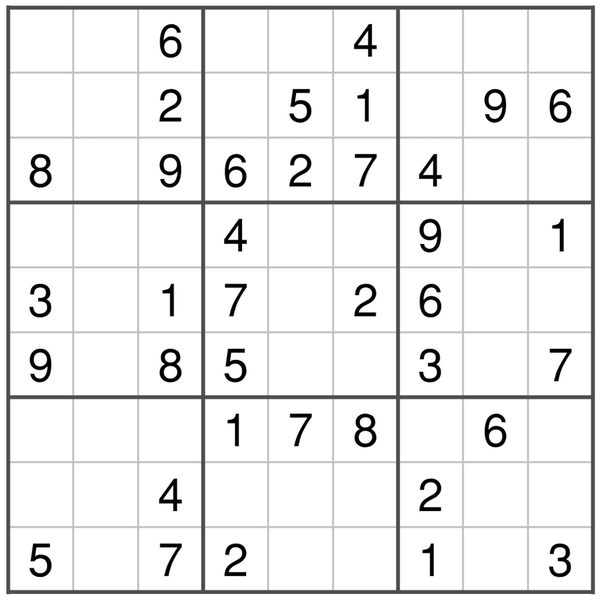
#> input picture Przechwytywanie.PNG, 600 x 601 px, found by its file name
$ python main.py
#> lines starting #> are read from the running program, lines starting #| are printed output that depends on the picture; after the words box and inside, x2 and y2 are one past the last pixel; in counts of white or black regions, pixels touching at a corner belong together
### image_read.py
import pytesseract
import PIL.Image
import cv2
import numpy as np

def extract_sudoku_cells(sudoku_grid):
    cell_height = sudoku_grid.shape[0] // 9
    cell_width = sudoku_grid.shape[1] // 9
    cells = []
    for row in range(9):
        for col in range(9):
            cell_y = row * cell_height + cell_height // 9
            cell_x = col * cell_width + cell_width // 9
            cell_h = cell_height - cell_height // 9
            cell_w = cell_width - cell_width // 9
            cell = sudoku_grid[cell_y:cell_y+cell_h, cell_x:cell_x+cell_w]
            cells.append(cell)
    return cells


image_name = "przechwytywanie.png"

# Image preparation
img = cv2.imread(image_name)
#> img is the input picture: shape (601, 600, 3); min 0, max 255, mean 236.6
gray = cv2.cvtColor(img, cv2.COLOR_BGR2GRAY)
blurred = cv2.GaussianBlur(img, (3, 3), 0)
thresh = cv2.adaptiveThreshold(gray, 255, cv2.ADAPTIVE_THRESH_GAUSSIAN_C, cv2.THRESH_BINARY_INV, 11, 2)
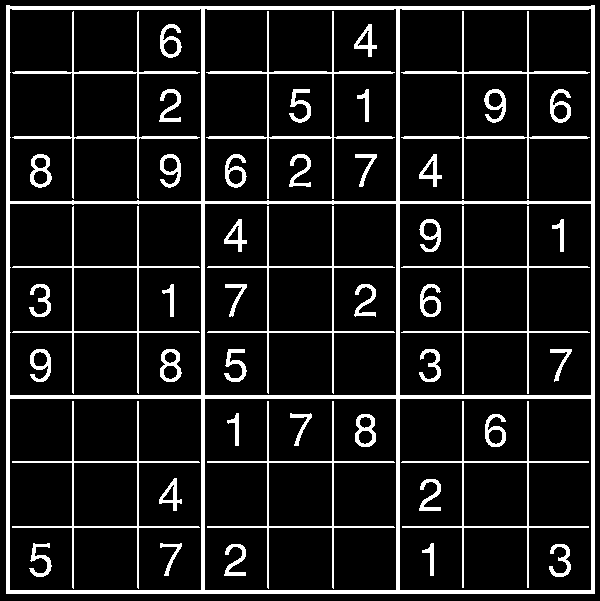
#> thresh: shape (601, 600); 11.8% white; 47 white regions, largest, box (x1, y1, x2, y2) and area: (6, 5, 595, 594) 18027, (206, 11, 395, 199) 1804, (401, 11, 590, 199) 1801

# defining grid
edges = cv2.Canny(thresh, 50, 150)
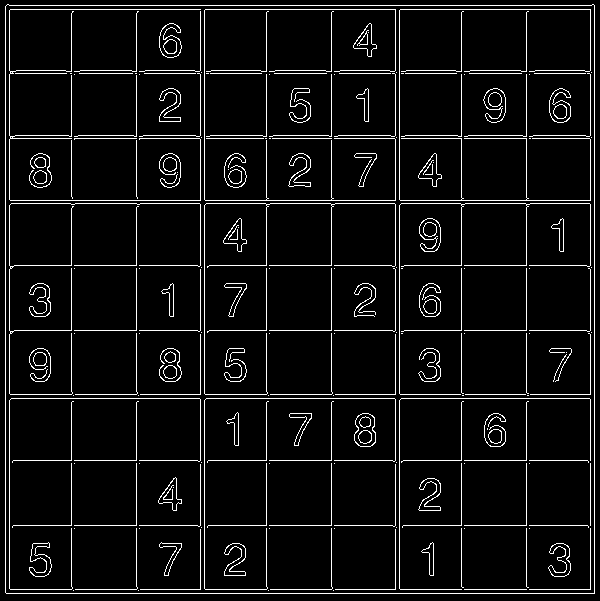
#> edges: shape (601, 600); 6.2% white in thin lines or dots
contours, _ = cv2.findContours(edges, cv2.RETR_EXTERNAL, cv2.CHAIN_APPROX_SIMPLE)
#> contours = 1 contour; box (x1, y1, x2, y2) and area: (5, 4, 595, 594) 346335
contour = max(contours, key=cv2.contourArea)
#> contour = contour of 11 points, box (x1, y1, x2, y2) (5, 4, 595, 594), area 346335
epsilon = 0.05 * cv2.arcLength(contour, True)
#> epsilon = 117.7
approx = cv2.approxPolyDP(contour, epsilon, True)
#> approx = [[7, 4], [5, 592], [594, 593], [594, 5]]
x, y, w, h = cv2.boundingRect(approx)
#> x = 5; y = 4; w = 590; h = 590
sudoku_grid = thresh[y:y+h, x:x+w]
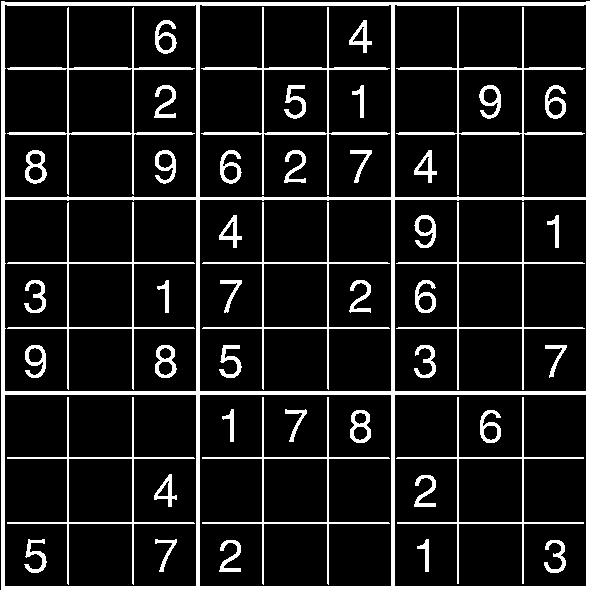
#> sudoku_grid: shape (590, 590); 12.2% white; 47 white regions, largest, box (x1, y1, x2, y2) and area: (1, 1, 590, 590) 18027, (201, 7, 390, 195) 1804, (396, 7, 585, 195) 1801

# extracting cells and ocr processing
myconfig = r"--psm 10 digits --oem 3"# -c tessedit_char_whitelist=123456789"        #tesseract config

extracted_text = []
cells = extract_sudoku_cells(sudoku_grid)
#> after the loop in extract_sudoku_cells, `for row in range(9):`: cells = 81 items
#> cells = 81 items

for cell in cells:
#> (the run stopped early here; a loop or call above may not have finished)
